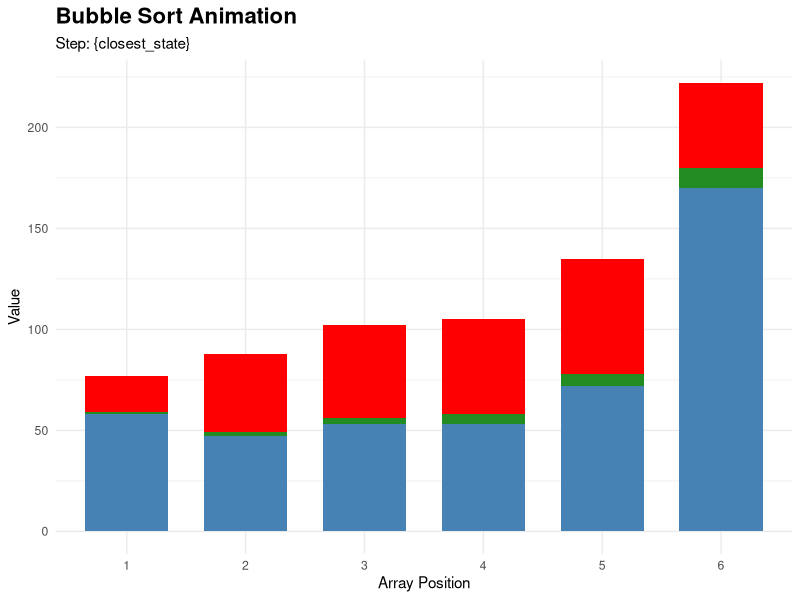

This chart was generated by the following R code: (Note: this script raises an error after producing the figure.)
## ---- chunk 1
#| echo: false
#| warning: false
#| message: false
#| fig-align: center

library(ggplot2)
library(gganimate)
library(dplyr)

set.seed(203)
# Set an initial vector with 6 bars
initial_vector <- sample(1:10, 6)

# Set bubble sort as a function
bubble <- function(arr) {
  n <- length(arr)
  swap <- TRUE
  
  # FIX: Change 'step_count' to 'step' so it matches the rest of your code
  step <- 0 
  
  # Set up a dataframe that holds all previous images together
  history <- data.frame()
  
  # Start from step 0 and initialize it
  history <- rbind(history, data.frame(
    Step = step,
    Index = 1:n,
    Value = arr,
    Status = "Normal"
  ))
  
  # While the swap is true, keep incrementing
  while (swap) {
    swap <- FALSE
    
    for (i in 1:(n - 1)) {
      step <- step + 1
      
      # Generate image during comparison
      frame_data <- data.frame(
        Step = step,
        Index = 1:n,
        Value = arr,
        Status = ifelse(1:n %in% c(i, i + 1), "Comparing", "Normal")
      )
      # Save it to history
      history <- rbind(history, frame_data)
      
      # If we detect a swap
      if (arr[i] > arr[i + 1]) {
        # Swap the elements
        temp <- arr[i]
        arr[i] <- arr[i + 1]
        arr[i + 1] <- temp
        swap <- TRUE
      }
    }
  }
  
  # Check the finished state
  step <- step + 1
  history <- rbind(history, data.frame(
    Step = step,
    Index = 1:n,
    Value = arr,
    Status = "Finished"
  ))
  
  return(history)
}

# Run the history tracker
sorting_data <- bubble(initial_vector)

# 3. Create the ggplot object
p <- ggplot(sorting_data, aes(x = factor(Index), y = Value, fill = Status)) +
  geom_bar(stat = "identity", width = 0.7) +
  scale_fill_manual(values = c("Normal" = "steelblue", "Comparing" = "red", "Finished" = "forestgreen")) +
  labs(
    title = "Bubble Sort Animation",
    subtitle = "Step: {closest_state}",
    x = "Array Position", 
    y = "Value"
  ) +
  theme_minimal() +
  theme(legend.position = "none", plot.title = element_text(size = 16, face = "bold"))

# 4. Animate across the 'Step' variable
anim <- p + transition_states(Step, transition_length = 1, state_length = 2)

# 5. Render and save the file to your working directory
gif1 <- animate(anim, nframes = max(sorting_data$Step) * 2, fps = 3, renderer = gifski_renderer("sorting_visualizer.gif"))

knitr::include_graphics("sorting_visualizer.gif")
